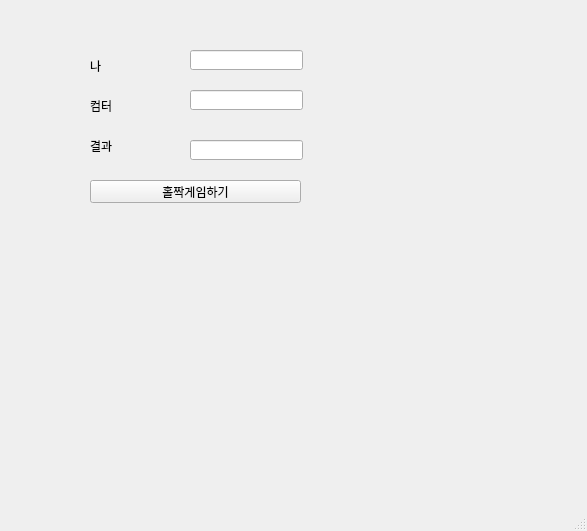
<?xml version="1.0" encoding="UTF-8"?>
<ui version="4.0">
 <class>MainWindow</class>
 <widget class="QMainWindow" name="MainWindow">
  <property name="enabled">
   <bool>true</bool>
  </property>
  <property name="geometry">
   <rect>
    <x>0</x>
    <y>0</y>
    <width>587</width>
    <height>531</height>
   </rect>
  </property>
  <property name="windowTitle">
   <string>MainWindow</string>
  </property>
  <widget class="QWidget" name="centralwidget">
   <widget class="QLabel" name="lblMine">
    <property name="geometry">
     <rect>
      <x>90</x>
      <y>60</y>
      <width>56</width>
      <height>12</height>
     </rect>
    </property>
    <property name="text">
     <string>나</string>
    </property>
   </widget>
   <widget class="QLabel" name="lblCom">
    <property name="geometry">
     <rect>
      <x>90</x>
      <y>100</y>
      <width>56</width>
      <height>12</height>
     </rect>
    </property>
    <property name="text">
     <string>컴터</string>
    </property>
   </widget>
   <widget class="QLabel" name="lblResult">
    <property name="geometry">
     <rect>
      <x>90</x>
      <y>140</y>
      <width>56</width>
      <height>12</height>
     </rect>
    </property>
    <property name="text">
     <string>결과</string>
    </property>
   </widget>
   <widget class="QLineEdit" name="leMine">
    <property name="geometry">
     <rect>
      <x>190</x>
      <y>50</y>
      <width>113</width>
      <height>20</height>
     </rect>
    </property>
   </widget>
   <widget class="QLineEdit" name="leCom">
    <property name="geometry">
     <rect>
      <x>190</x>
      <y>90</y>
      <width>113</width>
      <height>20</height>
     </rect>
    </property>
   </widget>
   <widget class="QLineEdit" name="leResult">
    <property name="geometry">
     <rect>
      <x>190</x>
      <y>140</y>
      <width>113</width>
      <height>20</height>
     </rect>
    </property>
   </widget>
   <widget class="QPushButton" name="pb">
    <property name="geometry">
     <rect>
      <x>90</x>
      <y>180</y>
      <width>211</width>
      <height>23</height>
     </rect>
    </property>
    <property name="text">
     <string>홀짝게임하기</string>
    </property>
   </widget>
  </widget>
  <widget class="QMenuBar" name="menubar">
   <property name="geometry">
    <rect>
     <x>0</x>
     <y>0</y>
     <width>587</width>
     <height>21</height>
    </rect>
   </property>
  </widget>
  <widget class="QStatusBar" name="statusbar"/>
 </widget>
 <resources/>
 <connections/>
</ui>
